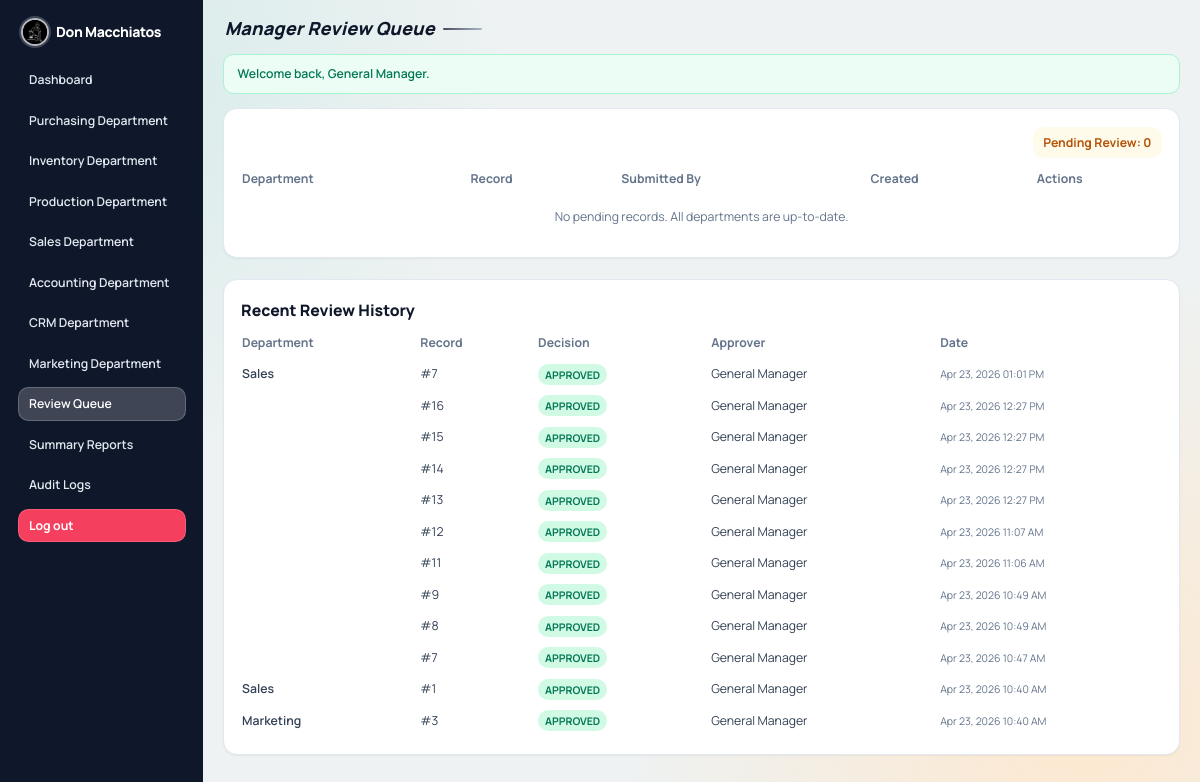
Before: /approvals.php (signed in) with the older database file.
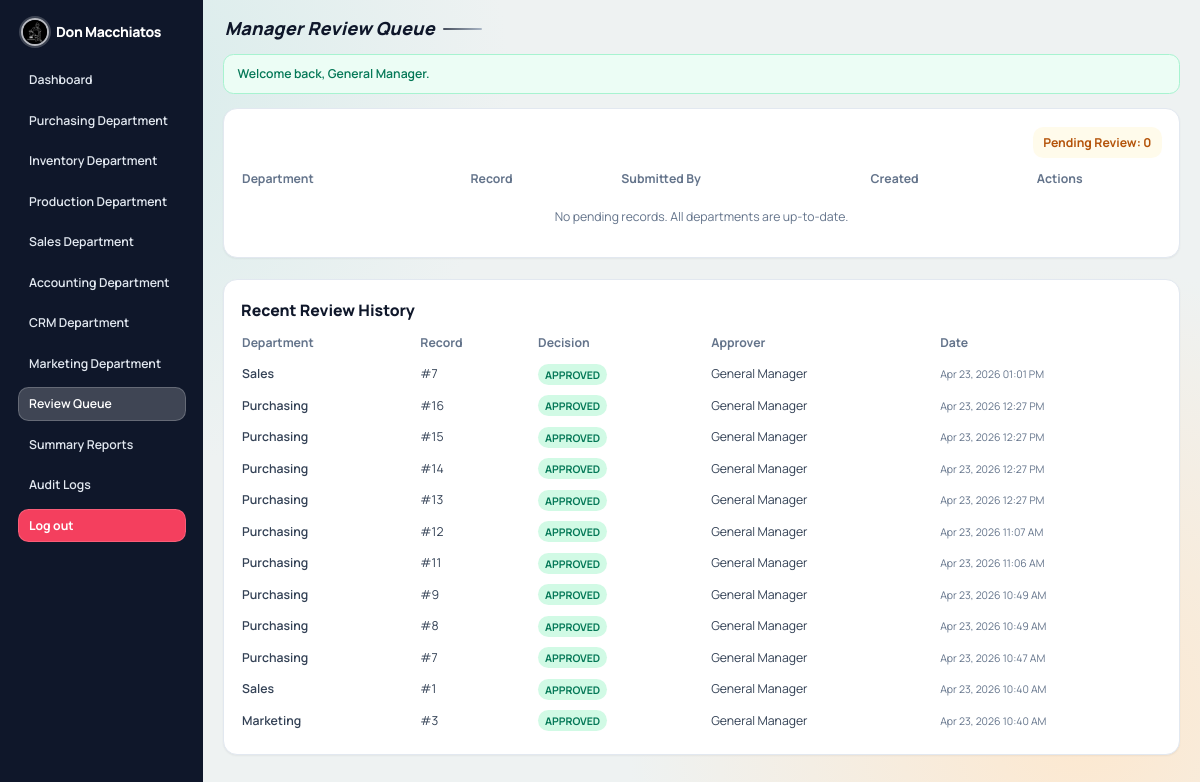
After: the same page with the newer database file.
### tables this page shows
CREATE TABLE `approval_logs` (
  `id` int(10) UNSIGNED NOT NULL,
  `module` enum('purchasing','inventory','production','sales','accounting','crm','marketing') NOT NULL,
  `record_id` int(10) UNSIGNED NOT NULL,
  `action` enum('approved','rejected') NOT NULL,
  `note` text DEFAULT NULL,
  `action_by` int(10) UNSIGNED DEFAULT NULL,
  `action_at` datetime NOT NULL DEFAULT current_timestamp()
);

CREATE TABLE `users` (
  `id` int(10) UNSIGNED NOT NULL,
  `full_name` varchar(120) NOT NULL,
  `username` varchar(60) NOT NULL,
  `password_hash` varchar(255) NOT NULL,
  `role` enum('general_manager','department_head') NOT NULL,
  `department` enum('purchasing','inventory','production','sales','accounting','crm','marketing') DEFAULT NULL,
  `created_at` datetime NOT NULL DEFAULT current_timestamp(),
  `updated_at` datetime NOT NULL DEFAULT current_timestamp() ON UPDATE current_timestamp()
);

### includes/functions.php (called while the page is built, shortened)
<?php
function e($value): string
{
    return htmlspecialchars((string) $value, ENT_QUOTES, 'UTF-8');
}
function consume_flashes(): array
{
    $flashes = $_SESSION['flashes'] ?? [];
    return $flashes;
}
function departments(): array
{
    global $DEPARTMENTS;
    return $DEPARTMENTS;
}
function department_label(string $departmentKey): string
{
    $list = departments();
    return $list[$departmentKey] ?? ucfirst($departmentKey);
}
function department_short_label(string $departmentKey): string
{
    return trim(str_replace(' Department', '', department_label($departmentKey)));
}
function can_user_access_department(array $user, string $departmentKey): bool
{
    if (($user['role'] ?? null) === ROLE_GENERAL_MANAGER) {
        return in_array($departmentKey, ['purchasing', 'inventory', 'production', 'sales', 'accounting', 'crm', 'marketing'], true);
    }
    return ($user['role'] ?? null) === ROLE_DEPARTMENT_HEAD && ($user['department'] ?? '') === $departmentKey;
}
function format_table_value(string $column, $value): string
{
    if (in_array($column, ['created_at', 'updated_at', 'approved_at', 'last_purchase_at', 'paid_at'], true)) {
        $timestamp = strtotime((string) $value);
        return $timestamp ? date('M d, Y h:i A', $timestamp) : (string) $value;
    }
    return (string) $value;
}

### config.php (called while the page is built, shortened)
<?php
$DEPARTMENTS = [
    'purchasing' => 'Purchasing Department',
    'inventory' => 'Inventory Department',
    'production' => 'Production Department',
    'sales' => 'Sales Department',
    'accounting' => 'Accounting Department',
    'crm' => 'CRM Department',
    'marketing' => 'Marketing Department',
];

### includes/auth.php (called while the page is built, shortened)
<?php
function current_user(): ?array
{
    return $_SESSION['user'] ?? null;
}

### approvals.php (the view, shortened to what this page needs)
<?php
$pdo = db();
$pendingRecords = [];
usort($pendingRecords, static function (array $a, array $b): int {
    return strtotime((string) $a['created_at']) <=> strtotime((string) $b['created_at']);
});
$recentLogs = $pdo->query("SELECT l.*, u.full_name AS approver_name
    FROM approval_logs l
    LEFT JOIN users u ON u.id = l.action_by
    ORDER BY l.action_at DESC
    LIMIT 12")
    ->fetchAll();
$pageTitle = 'Manager Review Queue';
$activePage = 'approvals';
require_once __DIR__ . '/includes/layout_top.php';
?>
<section class="rounded-2xl border border-slate-200 bg-white p-5 shadow-sm">
    <div class="mb-3 text-left sm:text-right">
        <span class="inline-flex rounded-xl bg-amber-50 px-3 py-2 text-sm font-bold text-amber-700">Pending Review: <?= e((string) count($pendingRecords)) ?></span>
    </div>
    <div class="table-scroll">
        <table class="stack-table w-full min-w-[860px] text-sm">
            <thead>
            <tr class="text-left text-slate-500">
                <th class="pb-2 pr-4" data-priority="high">Department</th>
                <th class="pb-2 pr-4" data-priority="high">Record</th>
                <th class="pb-2 pr-4" data-priority="low">Submitted By</th>
                <th class="pb-2 pr-4" data-priority="low">Created</th>
                <th class="pb-2" data-priority="high">Actions</th>
            </tr>
            </thead>
            <tbody class="text-slate-700">
            <?php if ($pendingRecords): ?>
                <?php foreach ($pendingRecords as $record): ?>
                    <?php
                    $departmentKey = (string) $record['department_key'];
                    $recordId = (int) $record['id'];
                    ?>
                    <tr class="border-t border-slate-100">
                        <td class="py-2 pr-4 font-semibold"><?= e(department_short_label($departmentKey)) ?></td>
                        <td class="py-2 pr-4">#<?= e((string) $recordId) ?> - <?= e((string) $record['primary_value']) ?></td>
                        <td class="py-2 pr-4"><?= e($record['submitted_name'] ?? '-') ?></td>
                        <td class="py-2 pr-4"><?= e(format_table_value('created_at', $record['created_at'] ?? null)) ?></td>
                        <td class="py-2">
                            <div class="flex flex-wrap gap-2">
                                <button type="button" onclick="openModal('view-approval-<?= e($departmentKey) ?>-<?= e((string) $recordId) ?>')" class="rounded-lg border border-slate-300 bg-white px-3 py-1 text-xs font-bold text-slate-700 hover:bg-slate-50">View</button>
                                <button type="button" onclick="openModal('approve-<?= e($departmentKey) ?>-<?= e((string) $recordId) ?>')" class="rounded-lg border border-emerald-300 bg-emerald-50 px-3 py-1 text-xs font-bold text-emerald-700 hover:bg-emerald-100">Approve</button>
                                <button type="button" onclick="openModal('reject-<?= e($departmentKey) ?>-<?= e((string) $recordId) ?>')" class="rounded-lg border border-rose-300 bg-rose-50 px-3 py-1 text-xs font-bold text-rose-700 hover:bg-rose-100">Reject</button>
                            </div>
                        </td>
                    </tr>
                <?php endforeach; ?>
            <?php else: ?>
                <tr>
                    <td colspan="5" class="py-4 text-center text-slate-500">No pending records. All departments are up-to-date.</td>
                </tr>
            <?php endif; ?>
            </tbody>
        </table>
    </div>
</section>
<section class="mt-6 rounded-2xl border border-slate-200 bg-white p-5 shadow-sm">
    <h3 class="text-lg font-extrabold text-slate-900">Recent Review History</h3>
    <div class="table-scroll mt-3">
        <table class="stack-table w-full min-w-[760px] text-sm">
            <thead>
            <tr class="text-left text-slate-500">
                <th class="pb-2 pr-4" data-priority="high">Department</th>
                <th class="pb-2 pr-4" data-priority="high">Record</th>
                <th class="pb-2 pr-4" data-priority="high">Decision</th>
                <th class="pb-2 pr-4" data-priority="low">Approver</th>
                <th class="pb-2" data-priority="low">Date</th>
            </tr>
            </thead>
            <tbody class="text-slate-700">
            <?php if ($recentLogs): ?>
                <?php foreach ($recentLogs as $log): ?>
                    <tr class="border-t border-slate-100">
                        <td class="py-2 pr-4 font-semibold"><?= e(department_short_label((string) $log['module'])) ?></td>
                        <td class="py-2 pr-4">#<?= e((string) $log['record_id']) ?></td>
                        <td class="py-2 pr-4">
                            <span class="rounded-full px-2 py-1 text-xs font-bold <?= $log['action'] === 'approved' ? 'bg-emerald-100 text-emerald-700' : 'bg-rose-100 text-rose-700' ?>"><?= e(strtoupper((string) $log['action'])) ?></span>
                        </td>
                        <td class="py-2 pr-4"><?= e($log['approver_name'] ?? '-') ?></td>
                        <td class="py-2 text-xs text-slate-500"><?= e(format_table_value('updated_at', $log['action_at'] ?? null)) ?></td>
                    </tr>
                <?php endforeach; ?>
            <?php else: ?>
                <tr>
                    <td colspan="5" class="py-4 text-center text-slate-500">No approval history yet.</td>
                </tr>
            <?php endif; ?>
            </tbody>
        </table>
    </div>
</section>
<?php require_once __DIR__ . '/includes/layout_bottom.php'; ?>

### includes/layout_top.php (shortened to what this page needs)
<?php
$user = current_user();
$navClass = static function (bool $active): string {
    if ($active) {
        return 'bg-white/20 text-white border border-white/20';
    }
    return 'text-slate-200 border border-transparent hover:bg-white/10 hover:border-white/20';
};
$tailwindCssFile = __DIR__ . '/../assets/css/tailwind.css';
$tailwindCssVersion = is_file($tailwindCssFile) ? (string) filemtime($tailwindCssFile) : '1';
$fontCssFile = __DIR__ . '/../assets/css/fonts.css';
$fontCssVersion = is_file($fontCssFile) ? (string) filemtime($fontCssFile) : '1';
?>
<!doctype html>
<html lang="en">
<head>
    <link rel="stylesheet" href="assets/css/fonts.css?v=<?= e($fontCssVersion) ?>">
    <link rel="stylesheet" href="assets/css/tailwind.css?v=<?= e($tailwindCssVersion) ?>">
</head>
<body>
<div class="min-h-screen flex w-full overflow-x-hidden">
    <aside class="app-sidebar hidden md:flex md:fixed md:inset-y-0 md:left-0 md:flex-col md:overflow-y-auto bg-slate-900 text-slate-100 p-4 lg:p-5">
        <div>
            <div class="mb-5 flex items-center gap-2 px-1">
                <img src="don.jpg" alt="DM Hub branding" class="h-8 w-8 rounded-full border-2 border-white/70 ring-2 ring-white/20 object-cover shadow">
                <h1 class="overflow-hidden text-ellipsis whitespace-nowrap text-base font-extrabold tracking-tight text-white"><?= e(APP_NAME) ?></h1>
            </div>
            <nav class="space-y-2">
                <a href="dashboard.php" class="block rounded-xl px-3 py-2 text-sm font-semibold <?= $navClass($activePage === 'dashboard') ?>">Dashboard</a>
                <?php foreach (departments() as $departmentKey => $departmentName): ?>
                    <?php if (can_user_access_department($user ?? [], $departmentKey)): ?>
                        <a href="department.php?dept=<?= e($departmentKey) ?>" class="block rounded-xl px-3 py-2 text-sm font-semibold <?= $navClass($activePage === 'department_' . $departmentKey) ?>"><?= e($departmentName) ?></a>
                    <?php endif; ?>
                <?php endforeach; ?>
                <?php if (($user['role'] ?? '') === ROLE_GENERAL_MANAGER): ?>
                    <a href="approvals.php" class="block rounded-xl px-3 py-2 text-sm font-semibold <?= $navClass($activePage === 'approvals') ?>">Review Queue</a>
                    <a href="reports.php" class="block rounded-xl px-3 py-2 text-sm font-semibold <?= $navClass($activePage === 'reports') ?>">Summary Reports</a>
                    <a href="audit_logs.php" class="block rounded-xl px-3 py-2 text-sm font-semibold <?= $navClass($activePage === 'audit_logs') ?>">Audit Logs</a>
                <?php endif; ?>
                <a href="logout.php" class="mt-3 block rounded-xl border border-rose-300/30 bg-rose-500 px-3 py-2 text-sm font-bold text-white hover:bg-rose-400">Log out</a>
            </nav>
        </div>
    </aside>
    <main class="app-main flex-1">
        <div class="app-content-wrap">
            <header class="app-page-title-wrap" role="banner">
                <div class="app-page-title-main">
                    <h2 class="app-page-title text-slate-900"><?= e($pageTitle) ?></h2>
                    <span class="app-page-title-accent" aria-hidden="true"></span>
                </div>
            </header>
            <?php foreach (consume_flashes() as $flash): ?>
                <div class="mb-4 rounded-xl border px-4 py-3 text-sm font-semibold <?= $flash['type'] === 'success' ? 'border-emerald-200 bg-emerald-50 text-emerald-700' : 'border-rose-200 bg-rose-50 text-rose-700' ?>">
                    <?= e($flash['message']) ?>
                </div>
            <?php endforeach; ?>

### includes/layout_bottom.php
        </div>
    </main>
</div>
</body>
</html>

### includes/layout_top.php (style rules this page uses)
:root { --canvas: #eef2f2; --text-main: #0f172a; --app-sidebar-md: 13.5rem; --app-sidebar-lg: 14.5rem; --app-content-x: 0.75rem; --app-content-y: 0.75rem; --app-card-pad: 1rem; --app-title-size: 1.35rem; --app-title-line: 1.25; --mobile-topbar-x: 0.75rem; --mobile-topbar-y: 0.75rem; --mobile-chip-font: 0.72rem; --mobile-chip-pad-x: 0.75rem; --mobile-chip-pad-y: 0.25rem; --table-scroll-edge: -0.25rem; --table-scroll-pad: 0.25rem; --stack-row-gap: 0.75rem; --stack-card-pad-y: 0.25rem; --stack-card-pad-x: 0.75rem; --stack-cell-font: 0.83rem; --stack-label-font: 0.64rem; }
*, *::before, *::after { box-sizing: border-box; }
html { font-size: 14px; }
body { font-family: 'Manrope', sans-serif; background: radial-gradient(circle at 10% 10%, #d8eceb 0%, transparent 30%), radial-gradient(circle at 90% 90%, #fde8cf 0%, transparent 35%), var(--canvas); color: var(--text-main); margin: 0; min-width: 320px; overflow-x: hidden; }
.app-sidebar { width: 100%; }
.app-main { min-width: 0; }
@media (min-width: 768px) { .app-sidebar { width: var(--app-sidebar-md); } }
@media (min-width: 768px) { .app-main { margin-left: var(--app-sidebar-md); } }
@media (min-width: 1024px) { .app-sidebar { width: var(--app-sidebar-lg); } }
@media (min-width: 1024px) { .app-main { margin-left: var(--app-sidebar-lg); } }
.app-content-wrap { padding: var(--app-content-y) var(--app-content-x); }
.app-page-title-wrap { margin: 0 0 0.9rem; padding: 0.1rem 0.15rem; display: flex; align-items: center; justify-content: space-between; gap: 0.75rem; flex-wrap: wrap; }
.app-page-title-main { display: inline-flex; align-items: center; gap: 0.55rem; min-width: 0; }
.app-page-title { font-size: 18px; line-height: 1.2; font-weight: 800; font-style: italic; letter-spacing: 0.01em; margin: 0; }
.app-page-title-accent { display: inline-block; width: 2.8rem; height: 2px; border-radius: 999px; background: linear-gradient(90deg, #0f172a 0%, #94a3b8 100%); opacity: 0.75; }
.table-scroll { overflow-x: auto; -webkit-overflow-scrolling: touch; scrollbar-width: thin; }
.table-scroll table { border-collapse: separate; border-spacing: 0; }
@media (min-width: 1024px) and (max-width: 1279px) { :root { --app-content-x: 1.4rem; --app-content-y: 1.2rem; --app-card-pad: 1.22rem; --app-title-size: 1.72rem; } }

Changed rows visible on the page:
changed approval_logs (number 2 of 12 on the later page): module (not shown) → "Purchasing"
changed approval_logs (number 3 of 12 on the later page): module (not shown) → "Purchasing"
changed approval_logs (number 4 of 12 on the later page): module (not shown) → "Purchasing"
changed approval_logs (number 5 of 12 on the later page): module (not shown) → "Purchasing"
changed approval_logs "Apr 23, 2026 11:07 AM": module (not shown) → "Purchasing"
changed approval_logs "Apr 23, 2026 11:06 AM": module (not shown) → "Purchasing"
changed approval_logs (number 8 of 12 on the later page): module (not shown) → "Purchasing"
changed approval_logs (number 9 of 12 on the later page): module (not shown) → "Purchasing"
changed approval_logs "Apr 23, 2026 10:47 AM": module (not shown) → "Purchasing"
